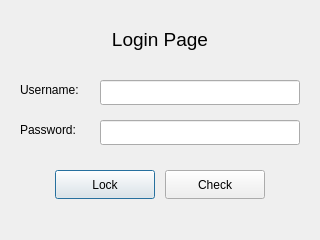
<?xml version="1.0" encoding="UTF-8"?>
<ui version="4.0">
 <class>quadcopter_login_page</class>
 <widget class="QDialog" name="quadcopter_login_page">
  <property name="geometry">
   <rect>
    <x>0</x>
    <y>0</y>
    <width>320</width>
    <height>240</height>
   </rect>
  </property>
  <property name="windowTitle">
   <string>Dialog</string>
  </property>
  <widget class="QLabel" name="label_username">
   <property name="geometry">
    <rect>
     <x>20</x>
     <y>80</y>
     <width>75</width>
     <height>20</height>
    </rect>
   </property>
   <property name="text">
    <string>Username:</string>
   </property>
  </widget>
  <widget class="QLabel" name="label_password">
   <property name="geometry">
    <rect>
     <x>20</x>
     <y>120</y>
     <width>75</width>
     <height>20</height>
    </rect>
   </property>
   <property name="text">
    <string>Password:</string>
   </property>
  </widget>
  <widget class="QLineEdit" name="lineEdit_valueUsername">
   <property name="geometry">
    <rect>
     <x>100</x>
     <y>80</y>
     <width>200</width>
     <height>25</height>
    </rect>
   </property>
  </widget>
  <widget class="QLineEdit" name="lineEdit_valuePassword">
   <property name="geometry">
    <rect>
     <x>100</x>
     <y>120</y>
     <width>200</width>
     <height>25</height>
    </rect>
   </property>
   <property name="echoMode">
    <enum>QLineEdit::Password</enum>
   </property>
  </widget>
  <widget class="QLabel" name="label_loginPage">
   <property name="geometry">
    <rect>
     <x>60</x>
     <y>20</y>
     <width>200</width>
     <height>40</height>
    </rect>
   </property>
   <property name="text">
    <string>&lt;html&gt;&lt;head/&gt;&lt;body&gt;&lt;p align=&quot;center&quot;&gt;&lt;span style=&quot; font-size:14pt;&quot;&gt;Login Page&lt;/span&gt;&lt;/p&gt;&lt;/body&gt;&lt;/html&gt;</string>
   </property>
  </widget>
  <widget class="QPushButton" name="pushButton_lock">
   <property name="geometry">
    <rect>
     <x>55</x>
     <y>170</y>
     <width>100</width>
     <height>29</height>
    </rect>
   </property>
   <property name="text">
    <string>Lock</string>
   </property>
  </widget>
  <widget class="QPushButton" name="pushButton_check">
   <property name="geometry">
    <rect>
     <x>165</x>
     <y>170</y>
     <width>100</width>
     <height>29</height>
    </rect>
   </property>
   <property name="text">
    <string>Check</string>
   </property>
  </widget>
 </widget>
 <resources/>
 <connections/>
</ui>
